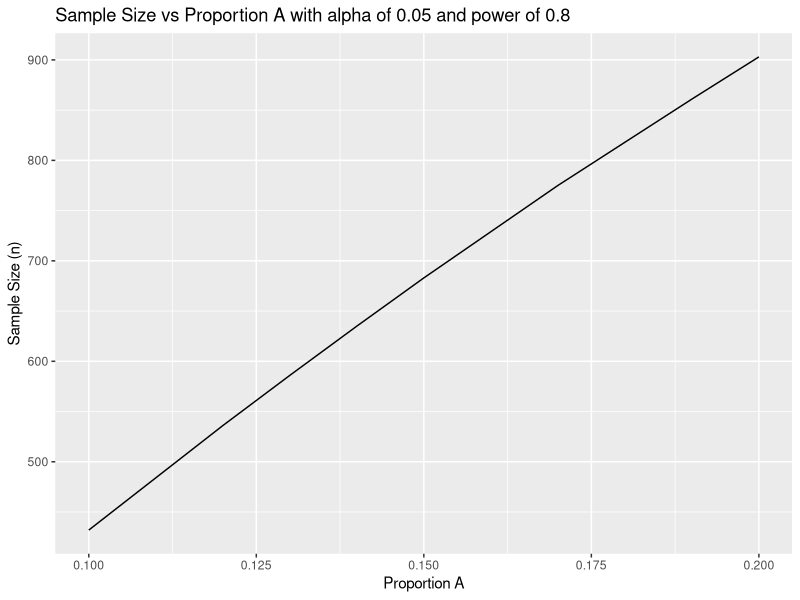
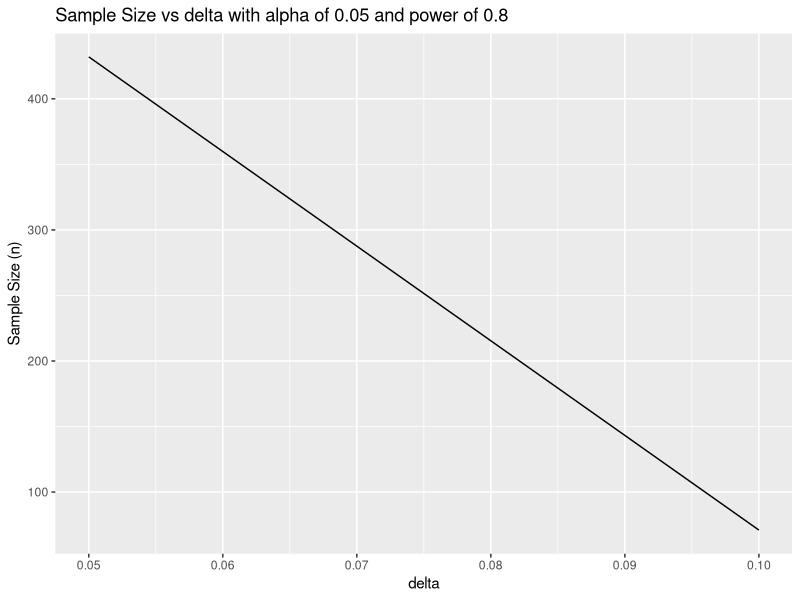
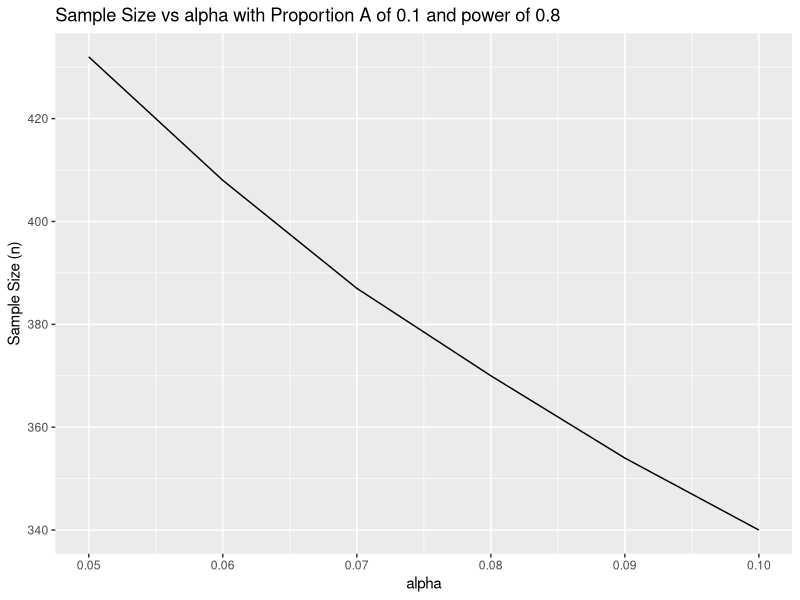
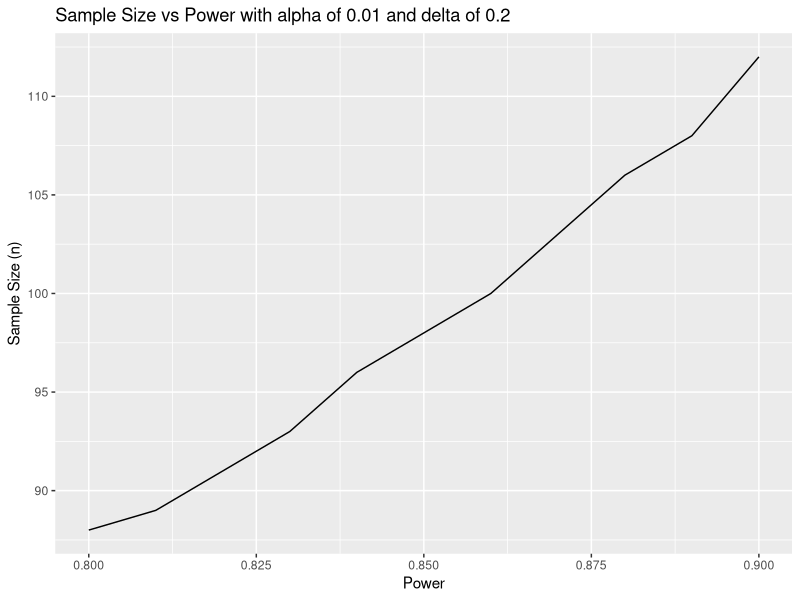

The R script that drew these images, in order:
library(tidyverse)

sample_size_proportion <- function(p1, delta, alpha, power){
  p2 = p1 - delta
  p1 = p2 + delta
  
  if(length(c(p1, delta, alpha, power))==4){
  z_alpha_beta = (qnorm(alpha/2, lower.tail = F) + qnorm(1 - power, lower.tail = F))^2
  n = round(z_alpha_beta * (p1*(1-p1) + p2*(1-p2)) / (p1-p2)^2)
  print(paste("The sample size for a two-sample Z-test of proportions is", n))
  }
  
  else{
    
    for(i in 1:4){
      if(length(list(p1, delta, alpha, power)[[i]]) > 1){
        multiple = i
      }
    }
    
    parameters = c("p1", "delta", "alpha", "power")
    
    print(paste("You have selected multiple values for", parameters[multiple], ":",
                paste(list(p1, delta, alpha, power)[[multiple]], collapse = ", ")))
    
    n = c()
    
     if(parameters[multiple]=="p1"){
       p1 = seq(p1[1], p1[2], .01)
       p2 = p1 - delta
       
       
      for(i in 1:length(p1)){
        z_alpha_beta = (qnorm(alpha/2, lower.tail = F) + qnorm(1 - power, lower.tail = F))^2
        n[i] = round(z_alpha_beta * (p1[i]*(1-p1[i]) + p2[i]*(1-p2[i])) / (p1[i]-p2[i])^2)
       
      print(paste("For p1 of", p1[i], "the sample size is", n[i]))
       

          
      }
       data = data_frame(n,p1)
       ggplot(data, aes(x=p1, y=n)) + geom_line() +
         ggtitle(paste('Sample Size vs Proportion A with alpha of',
                       alpha, 'and power of', power)) +
         xlab("Proportion A") + ylab("Sample Size (n)")
       
         
    }
    
    
    else if(parameters[multiple]=="delta"){
      
      p2 = p1 - delta
      p1 = p2 + delta
      
      for(i in 1:length(delta)){
        z_alpha_beta = (qnorm(alpha/2, lower.tail = F) + qnorm(1 - power, lower.tail = F))^2
        n[i] = round(z_alpha_beta * (p1[i]*(1-p1[i]) + p2[i]*(1-p2[i])) / (p1[i]-p2[i])^2)
        print(paste("For delta of", p1[i] - p2[i], "the sample size is", n[i]))
      }
      
      
      data = data_frame(n,delta)
      ggplot(data, aes(x=delta, y=n)) + geom_line() +
        ggtitle(paste('Sample Size vs delta with alpha of',
                      alpha, 'and power of', power)) +
        xlab("delta") + ylab("Sample Size (n)")
    }
    
    
    else if(parameters[multiple]=="alpha"){
      alpha = seq(alpha[1], alpha[2], .01)
      for(i in 1:length(alpha)){
    z_alpha_beta = (qnorm(alpha[i]/2, lower.tail = F) + qnorm(1 - power, lower.tail = F))^2
    n[i] = round(z_alpha_beta * (p1*(1-p1) + p2*(1-p2)) / (p1-p2)^2)
    print(paste("For alpha of", alpha[i], ", the sample size is", n[i]))
      }
      
      data = data_frame(n,alpha)
      ggplot(data, aes(x=alpha, y=n)) + geom_line() +
        ggtitle(paste('Sample Size vs alpha with Proportion A of',
                      p1, 'and power of', power)) +
        xlab("alpha") + ylab("Sample Size (n)")
      
    }
    
    
    else if(parameters[multiple]=="power"){
      power = seq(power[1], power[2], .01)
      
      for(i in 1:length(power)){
        z_alpha_beta = (qnorm(alpha/2, lower.tail = F) + qnorm(1 - power[i], lower.tail = F))^2
        n[i] = round(z_alpha_beta * (p1*(1-p1) + p2*(1-p2)) / (p1-p2)^2)
        print(paste("For power of", power[i], "the sample size is", n[i]))
      }
      
      data = data_frame(n,power)
      ggplot(data, aes(x=power, y=n)) + geom_line() +
        ggtitle(paste('Sample Size vs Power with alpha of',
                      alpha, 'and delta of', delta)) +
        xlab("Power") + ylab("Sample Size (n)")
      
      
      
    }
    
    
    
  
  }
}

sample_size_proportion(p1 = 0.1,delta =  .05, alpha = .05, power = .8)
sample_size_proportion(p1 = c(.1, .2),delta =  .05, alpha = .05, power = .8)
sample_size_proportion(p1 = .1,delta =  c(.05,.1), alpha = .05, power = .8)
sample_size_proportion(p1 = .1,delta =  .05, alpha = c(.05, .1), power = .8)
sample_size_proportion(p1 = .3, delta =  .2, alpha = .01, power = c(.8,.9))
